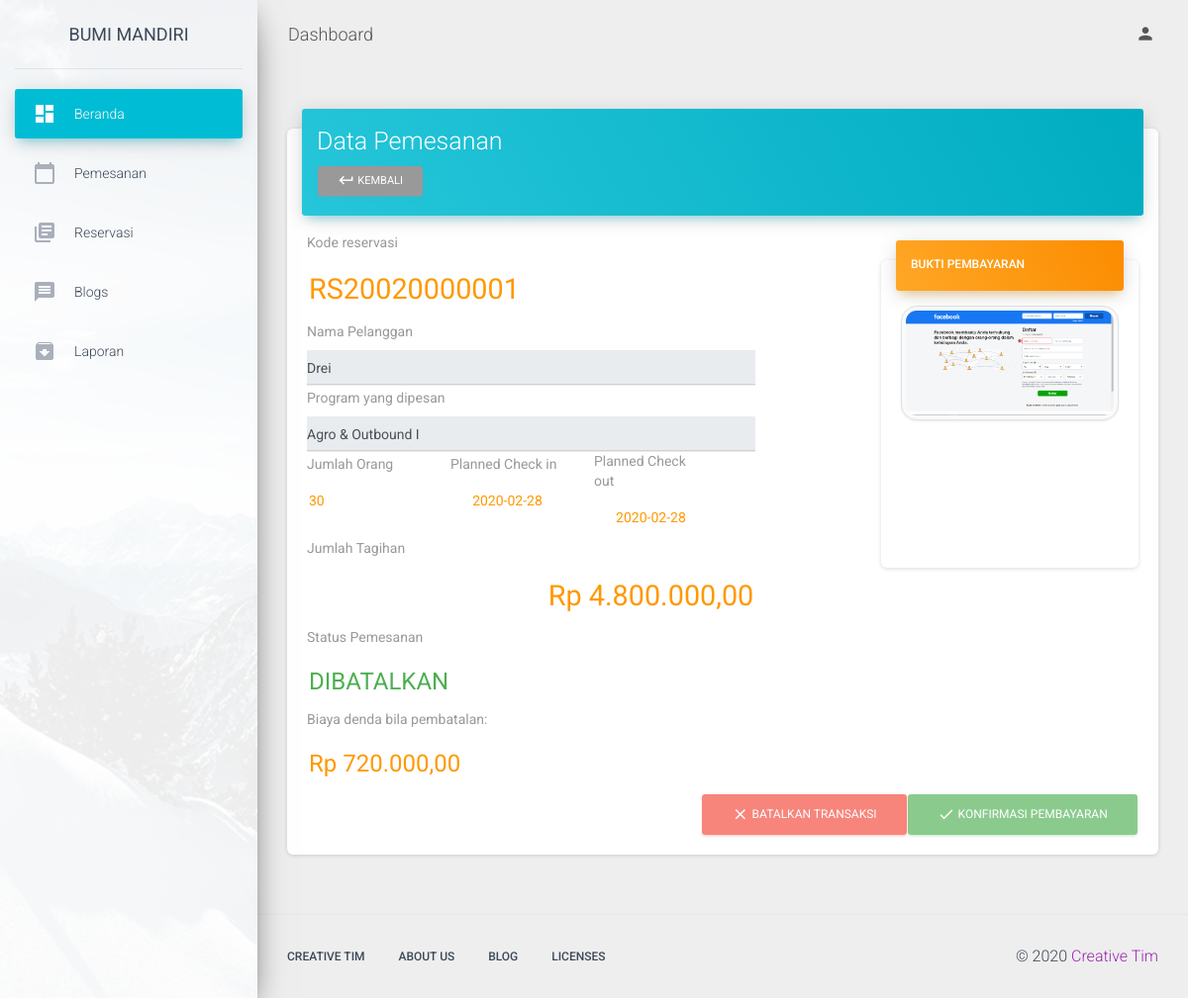
Screenshot of /Admin/opsi_pemesanan/RS20020000001 with the database file from the repository.
### tables this page shows
CREATE TABLE `reservasi` (
  `id` int(11) NOT NULL,
  `kode_reservasi` char(20) NOT NULL,
  `tgl_masuk` date NOT NULL,
  `tgl_keluar` date NOT NULL,
  `paket_program_id` int(11) NOT NULL,
  `jumlah_org` int(11) NOT NULL,
  `tagihan` int(11) NOT NULL,
  `pembayaran` varchar(20) NOT NULL,
  `id_pelanggan` int(11) NOT NULL,
  `bukti` varchar(100) NOT NULL
);

CREATE TABLE `pelanggan` (
  `id` int(11) NOT NULL,
  `nama_depan` varchar(80) NOT NULL,
  `nama_belakang` varchar(80) NOT NULL,
  `email` varchar(80) NOT NULL,
  `username` varchar(80) NOT NULL,
  `password` char(60) NOT NULL,
  `alamat` text NOT NULL,
  `telp` varchar(16) NOT NULL,
  `foto_profil` varchar(100) NOT NULL,
  `tgl_reg` date NOT NULL
);

CREATE TABLE `paket_program` (
  `id` int(11) NOT NULL,
  `nama_program` varchar(30) NOT NULL,
  `fasilitas` text NOT NULL,
  `konsumsi` text NOT NULL,
  `lama_kegiatan` varchar(20) NOT NULL,
  `jumlah_hari` int(11) NOT NULL,
  `harga` int(11) NOT NULL,
  `minkapasitas` int(11) NOT NULL,
  `kapasitas` int(11) NOT NULL,
  `status` int(11) NOT NULL,
  `program_img` varchar(50) NOT NULL,
  `paket_jenis_id` int(11) NOT NULL
);

### application/controllers/Admin.php (called while the page is built, shortened)
<?php
class Admin extends CI_Controller {
	function __construct(){
		$this->load->helper('url');
        $this->load->helper('text');
        $this->load->library('pdf');
		$this->load->model('Admin_model');
		$this->load->model('Paket_model');
		$this->load->model('Petugas_model');
		$this->load->model('Pelanggan_model');
		$this->load->model('Reservasi_model');
		$this->load->model('Post_model');
		$this->load->model('Testimoni_model');
		$this->load->model('Pemesanan');
	}
	public function opsi_pemesanan($id=""){
		$data=array(
            'res'=>$this->Pemesanan->get_pemesanan_byid($id)
        );
		$this->load->view('admin/template/head');
		$this->load->view('admin/template/sidebar');
        $this->load->view('admin/pemesanan_opsi', $data);
		$this->load->view('admin/template/foot');
	}
}

### index.php (called while the page is built, shortened)
<?php
require_once BASEPATH.'core/CodeIgniter.php';

### application/models/Pemesanan.php (called while the page is built, shortened)
<?php
class Pemesanan extends CI_Model {
	function get_pemesanan_byid($id){
		$result=$this->db->query("SELECT reservasi.id, reservasi.kode_reservasi, reservasi.id_pelanggan, reservasi.paket_program_id, reservasi.tagihan, reservasi.jumlah_org, reservasi.tgl_masuk, reservasi.tgl_keluar, pelanggan.nama_depan, pelanggan.nama_belakang, reservasi.bukti, paket_program.nama_program, reservasi.pembayaran FROM (reservasi INNER JOIN pelanggan ON reservasi.id_pelanggan=pelanggan.id) INNER JOIN paket_program ON reservasi.paket_program_id=paket_program.id WHERE kode_reservasi='$id'");
        return $result;
	}
}

### application/views/admin/pemesanan_opsi.php (the view, shortened to what this page needs)
<!DOCTYPE html>
<html lang="en">
    <div class="main-panel">
     <nav class="navbar navbar-expand-lg navbar-transparent navbar-absolute fixed-top ">
        <div class="container-fluid">
          <div class="navbar-wrapper">
            <a class="navbar-brand" href="#pablo">Dashboard</a>
          </div>
          <div class="collapse navbar-collapse justify-content-end">
            <ul class="navbar-nav">
              <li class="nav-item dropdown">
                <a class="nav-link" href="#pablo" id="navbarDropdownProfile" data-toggle="dropdown" aria-haspopup="true" aria-expanded="false">
                  <i class="material-icons">person</i>
                </a>
              </li>
            </ul>
          </div>
        </div>
      </nav>
      <div class="content">
        <div class="container-fluid">
<?php
  $res=$res->row_array();
  $hasil_rupiah = "Rp " . number_format($res['tagihan'],2,',','.');
  $kembali = $res['tagihan']*(15/100);
  $hasil_kembali = "Rp " . number_format($kembali,2,',','.');
 ?>
          <div class="">
              <div class="card">
                <div class="card-header card-header-info">
                  <h3 class="card-title">Data Pemesanan</h3>
                  <a href="<?php echo base_url();?>admin/pemesanan" class="btn btn-sm"><i class="material-icons">keyboard_return</i> Kembali</a>
                </div>
                <div class="card-body">
                  <form action="<?php echo base_url('admin/send_to_proses'); ?>" method="post">
                    <div class="row">
                      <div class="col-md-8 col-sm-8">
                        <div class="row">
                          <div class='col-sm-10'>
                            <label class="bmd-label-floating">Kode reservasi</label>
                            <input type="text" class="form-control-plaintext text-warning" name="kodereservasi"  value="<?php echo $res['kode_reservasi'] ?>" style="font-size: 1.8rem;" readonly>
                          </div>
                        </div>
                        <div class="row">
                          <div class='col-sm-10 col-md-10'>
                            <label class="bmd-label-floating">Nama Pelanggan</label>
                            <input type="text" class="form-control" value="<?php echo $res['nama_depan'] ?>" readonly="">
                          </div>
                        </div>
                        <div class="row">
                          <div class='col-sm-10 col-md-10'>
                            <label class="bmd-label-floating">Program yang dipesan</label>
                            <input type="text" class="form-control" name="namaprogram"  value="<?php echo $res['nama_program'] ?>" readonly="">
                          </div>
                        </div>
                        <div class="row">
                          <div class='col-sm-3 col-md-3'>
                            <label class="bmd-label-floating">Jumlah Orang</label>
                            <input type="text" class="form-control-plaintext text-warning" name="jumlah"  value="<?php echo $res['jumlah_org'] ?>" readonly="">
                          </div>
                          <div class='col-sm-3 col-md-3'>
                            <label class="bmd-label-floating">Planned Check in</label>
                            <input type="text" class="form-control-plaintext text-warning" name="datein"  value="<?php echo $res['tgl_masuk'] ?>" readonly="" style="text-align: center;">
                          </div>
                          <div class='col-sm-3 col-md-3'>
                            <label class="bmd-label-floating">Planned Check out</label>
                            <input type="text" class="form-control-plaintext text-warning" name="dateout"  value="<?php echo $res['tgl_keluar'] ?>" readonly="" style="text-align: center;">
                          </div>
                        </div>
                        <div class="row">
                          <div class='col-sm-10 col-md-10'>
                            <label class="bmd-label-floating">Jumlah Tagihan</label>
                            <input type="text" class="form-control-plaintext text-warning text-right" name="tagihan"  value="<?php echo $hasil_rupiah ?>" style="font-size: 1.8rem;" readonly>
                          </div>
                        </div>
                        <div class="row">
                          <div class='col-sm-10 col-md-10'>
                            <label class="bmd-label-floating">Status Pemesanan</label>
                            <input type="text" class="form-control-plaintext text-success" name="pembayaran"  value="<?php echo $res['pembayaran'] ?>" style="font-size: 1.5rem;" readonly="true">
                          </div>
                        </div>
                        <div class="row">
                          <div class='col-sm-10 col-md-10'>
                            <label class="bmd-label-floating">Biaya denda bila pembatalan: </label>
                            <input type="text" class="form-control-plaintext text-warning" name="pembayaran"  value="<?php echo $hasil_kembali ?>" style="font-size: 1.5rem;" readonly="true">
                          </div>
                        </div>
                      </div>
                      <div class="col-md-4 col-sm-4">
                        <div class="card">
                          <div class="card-header card-header-warning">
                            <h6 class="card-title">Bukti Pembayaran</h6>
                          </div>
                          <div class="card-body" style="min-height: 280px;">
                              <div class="row mx-auto">
                                <a href="<?php echo base_url().'upload/bukti/'.$res['bukti'];?>"target="_blank" class="mx-auto"><img src="<?php echo base_url().'upload/bukti/'.$res['bukti'];?>" onerror="this.onerror=null; this.src='<?php echo base_url().'upload/bukti/default.jpg'?>'" alt="" class="img-thumbnail mx-auto" style="max-height: 250px;"></a>
                              </div>
                          </div>
                        </div>
                      </div>
                    </div>
                    <button type="button" class="btn btn-success pull-right" data-toggle="modal" data-target="#modalKon" <?php if(empty($res['bukti']) || ($res['pembayaran']=='PERMINTAAN BATAL') || ($res['pembayaran']=='DIBATALKAN') || ($res['pembayaran']=='LUNAS')){echo "disabled"; } ?>><i class="material-icons">done</i> Konfirmasi Pembayaran</button>
                    <button type="button" data-toggle="modal" data-target="#modalBatal" class="btn btn-danger pull-right" <?php if($res['pembayaran']=='DIBATALKAN' || $res['pembayaran']=='LUNAS'){echo "disabled"; } ?>><i class="material-icons">clear</i> Batalkan Transaksi</button>
                  </form>
                </div>
              </div>
            </div>
        </div>
      </div>
      <footer class="footer">
        <div class="container-fluid">
          <nav class="float-left">
            <ul>
              <li>
                <a href="https://www.creative-tim.com">
                  Creative Tim
                </a>
              </li>
              <li>
                <a href="https://creative-tim.com/presentation">
                  About Us
                </a>
              </li>
              <li>
                <a href="http://blog.creative-tim.com">
                  Blog
                </a>
              </li>
              <li>
                <a href="https://www.creative-tim.com/license">
                  Licenses
                </a>
              </li>
            </ul>
          </nav>
          <div class="copyright float-right">
            &copy;
            <a href="https://www.creative-tim.com" target="_blank">Creative Tim</a>
          </div>
        </div>
      </footer>
    </div>
  </div>

### rows the page displays
reservasi: kodereservasi "RS20020000001", id_pelanggan.nama_depan "Drei", namaprogram "Agro & Outbound I", jumlah "30", datein "2020-02-28", dateout "2020-02-28", tagihan "Rp 4.800.000,00", pembayaran "DIBATALKAN", pembayaran "Rp 720.000,00", bukti (picture)
